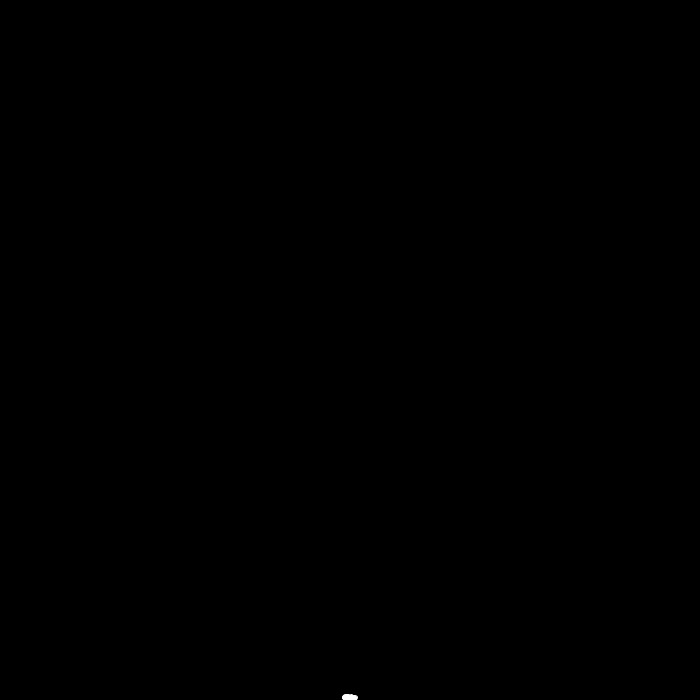
Frame 1 (no input)
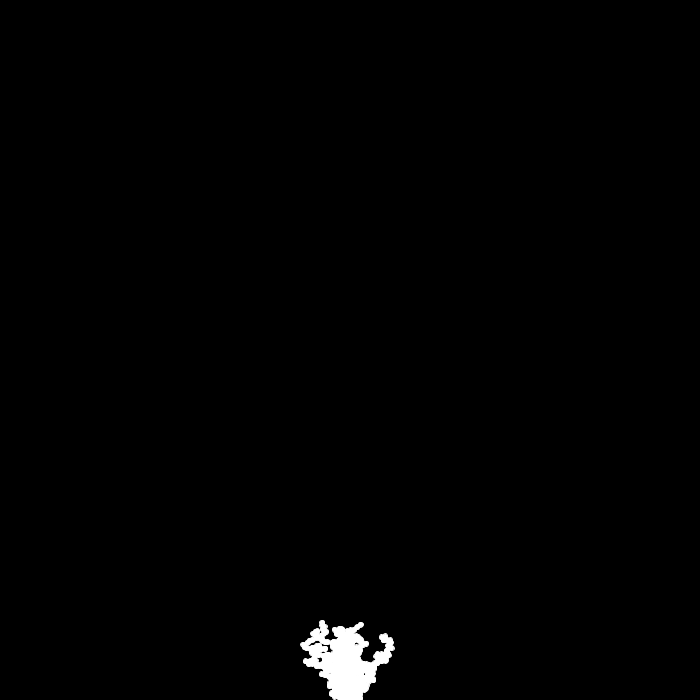
Frame 60 (the mouse pressed at the canvas centre just before this capture)
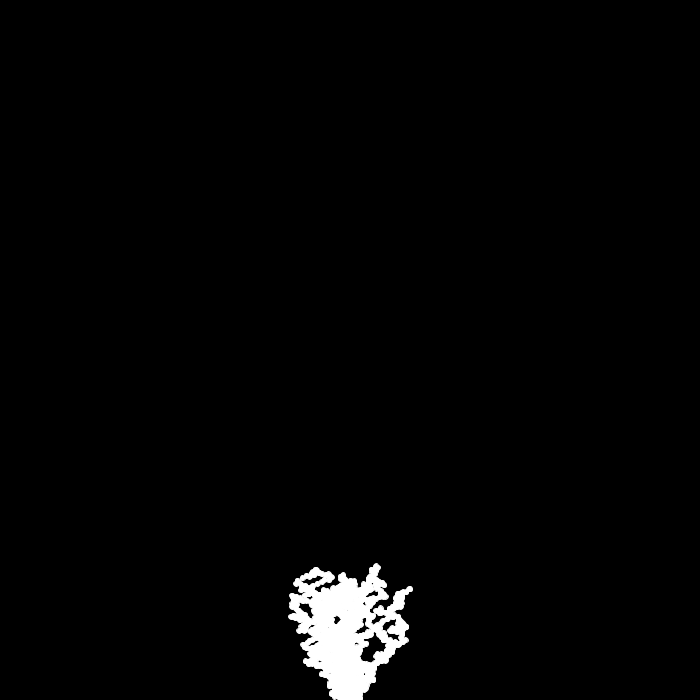
Frame 120 (the mouse held since frame 60 and released just before this capture)

The Processing sketch that drew these frames (run headless with seeded random() and noise(); from frame 60 on, the mouse is pressed at the canvas centre):

// Processing sketch: processing_133098
// ── processing_133098.pde

Swarm[] bugs = new Swarm[16];
int r = 255;
int g = 255;
int b = 255;
int counter = 1;

void setup() {
  size(700, 700);
  background(0);
  smooth();

    for (int i = 0; i < bugs.length; i ++ ) {
      bugs[i] = new Swarm(350,height);
    
  }
}
 
void draw() {
  for (int i = 0; i < bugs.length; i ++ ) {
    bugs[i].move();
    bugs[i].display();
  }
  
  if( keyPressed) {
    switch(key) {
    case('r'):g = g - 1;b = b - 1;break;
    case('g'):b = b - 1;r = r - 1;break;
    case('b'):r = r - 1;g = g - 1;break;
    case('y'):b = b - 1;break;
    case('t'):r = r - 1;break;
    case('p'):g = g - 1;break;
    case('w'):g=255;b=255;r=255;break;
    }
    if( key == ' ') {
    save("capture_" + counter + ".png");
    counter++;
    }
  }
}


class Swarm {
  float x;
  float y;

  
  Swarm( int x_, int y_) {
    x = x_;
    y = y_;
  }
  
  void display() {
    ellipseMode(CENTER);
    stroke(r,g,b);
    fill(r,g,b);
    ellipse(x, y, 5, 5);
  }
  
  void move() {
    x = x + random(-5,5);
    y = y + random(-3,1);
    if( y < 0 ) {
      y = height;
    }
  }

}
